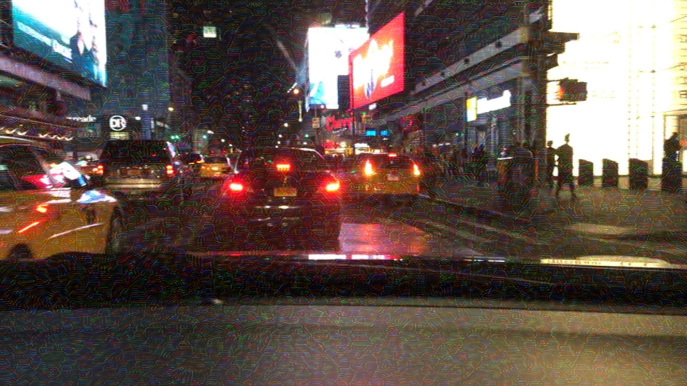
#> input picture perturbed_image_2_randomResize.jpg, 1373 x 772 px (shown at 1/2 size); its folder holds only this picture in this run
$ python -i gmc.py   (imports and definitions only)
#> lines starting #> are read from the running program, lines starting #| are printed output that depends on the picture
### local_yolos/yolov8/ultralytics/utils/__init__.py
# Ultralytics YOLO 🚀, AGPL-3.0 license

import contextlib
import inspect
import logging.config
import os
import platform
import re
import subprocess
import sys
import threading
import urllib
import uuid
from pathlib import Path
from types import SimpleNamespace
from typing import Union

import cv2
import matplotlib.pyplot as plt
import numpy as np
import torch
import yaml
from tqdm import tqdm as tqdm_original

from local_yolos.yolov8.ultralytics import __version__

# PyTorch Multi-GPU DDP Constants
RANK = int(os.getenv('RANK', -1))
LOCAL_RANK = int(os.getenv('LOCAL_RANK', -1))  # https://pytorch.org/docs/stable/elastic/run.html

# Other Constants
FILE = Path(__file__).resolve()
ROOT = FILE.parents[1]  # YOLO
ASSETS = ROOT / 'assets'  # default images
DEFAULT_CFG_PATH = ROOT / 'cfg/default.yaml'
NUM_THREADS = min(8, max(1, os.cpu_count() - 1))  # number of YOLOv5 multiprocessing threads
AUTOINSTALL = str(os.getenv('YOLO_AUTOINSTALL', True)).lower() == 'true'  # global auto-install mode
VERBOSE = str(os.getenv('YOLO_VERBOSE', True)).lower() == 'true'  # global verbose mode
TQDM_BAR_FORMAT = '{l_bar}{bar:10}{r_bar}' if VERBOSE else None  # tqdm bar format
LOGGING_NAME = 'ultralytics'
MACOS, LINUX, WINDOWS = (platform.system() == x for x in ['Darwin', 'Linux', 'Windows'])  # environment booleans
ARM64 = platform.machine() in ('arm64', 'aarch64')  # ARM64 booleans
HELP_MSG = \
    """
    Usage examples for running YOLOv8:

    1. Install the ultralytics package:

        pip install ultralytics

    2. Use the Python SDK:

        from ultralytics import YOLO

        # Load a model
        model = YOLO('yolov8n.yaml')  # build a new model from scratch
        model = YOLO("yolov8n.pt")  # load a pretrained model (recommended for training)

        # Use the model
        results = model.train(data="coco128.yaml", epochs=3)  # train the model
        results = model.val()  # evaluate model performance on the validation set
        results = model('https://ultralytics.com/images/bus.jpg')  # predict on an image
        success = model.export(format='onnx')  # export the model to ONNX format

    3. Use the command line interface (CLI):

        YOLOv8 'yolo' CLI commands use the following syntax:

            yolo TASK MODE ARGS

            Where   TASK (optional) is one of [detect, segment, classify]
                    MODE (required) is one of [train, val, predict, export]
                    ARGS (optional) are any number of custom 'arg=value' pairs like 'imgsz=320' that override defaults.
                        See all ARGS at https://docs.ultralytics.com/usage/cfg or with 'yolo cfg'

        - Train a detection model for 10 epochs with an initial learning_rate of 0.01
            yolo detect train data=coco128.yaml model=yolov8n.pt epochs=10 lr0=0.01

        - Predict a YouTube video using a pretrained segmentation model at image size 320:
            yolo segment predict model=yolov8n-seg.pt source='https://youtu.be/Zgi9g1ksQHc' imgsz=320

        - Val a pretrained detection model at batch-size 1 and image size 640:
            yolo detect val model=yolov8n.pt data=coco128.yaml batch=1 imgsz=640

        - Export a YOLOv8n classification model to ONNX format at image size 224 by 128 (no TASK required)
            yolo export model=yolov8n-cls.pt format=onnx imgsz=224,128

        - Run special commands:
            yolo help
            yolo checks
            yolo version
            yolo settings
            yolo copy-cfg
            yolo cfg

    Docs: https://docs.ultralytics.com
    Community: https://community.ultralytics.com
    GitHub: https://github.com/ultralytics/ultralytics
    """

# Settings
torch.set_printoptions(linewidth=320, precision=4, profile='default')
#> (this line was passed over: torch is not available in this run)
np.set_printoptions(linewidth=320, formatter={'float_kind': '{:11.5g}'.format})  # format short g, %precision=5
cv2.setNumThreads(0)  # prevent OpenCV from multithreading (incompatible with PyTorch DataLoader)
os.environ['NUMEXPR_MAX_THREADS'] = str(NUM_THREADS)  # NumExpr max threads
os.environ['CUBLAS_WORKSPACE_CONFIG'] = ':4096:8'  # for deterministic training
os.environ['TF_CPP_MIN_LOG_LEVEL'] = '2'  # suppress verbose TF compiler warnings in Colab


class TQDM(tqdm_original):
    """
    Custom Ultralytics tqdm class with different default arguments.

    Args:
        *args (list): Positional arguments passed to original tqdm.
        **kwargs (dict): Keyword arguments, with custom defaults applied.
    """

    # [5 lines left out: function __init__, not called in this run]


class SimpleClass:
    """
    Ultralytics SimpleClass is a base class providing helpful string representation, error reporting, and attribute
    access methods for easier debugging and usage.
    """

    # [13 lines left out: function __str__, not called in this run]

    def __repr__(self):
        """Return a machine-readable string representation of the object."""
        return self.__str__()

    # [4 lines left out: function __getattr__, not called in this run]


class IterableSimpleNamespace(SimpleNamespace):
    """
    Ultralytics IterableSimpleNamespace is an extension class of SimpleNamespace that adds iterable functionality and
    enables usage with dict() and for loops.
    """

    def __iter__(self):
        """Return an iterator of key-value pairs from the namespace's attributes."""
        return iter(vars(self).items())

    def __str__(self):
        """Return a human-readable string representation of the object."""
        return '\n'.join(f'{k}={v}' for k, v in vars(self).items())

    # [9 lines left out: function __getattr__, not called in this run]

    def get(self, key, default=None):
        """Return the value of the specified key if it exists; otherwise, return the default value."""
        return getattr(self, key, default)


# [37 lines left out: function plt_settings, not called in this run]


def set_logging(name=LOGGING_NAME, verbose=True):
    """Sets up logging for the given name."""
    rank = int(os.getenv('RANK', -1))  # rank in world for Multi-GPU trainings
    level = logging.INFO if verbose and rank in {-1, 0} else logging.ERROR
    logging.config.dictConfig({
        'version': 1,
        'disable_existing_loggers': False,
        'formatters': {
            name: {
                'format': '%(message)s'}},
        'handlers': {
            name: {
                'class': 'logging.StreamHandler',
                'formatter': name,
                'level': level}},
        'loggers': {
            name: {
                'level': level,
                'handlers': [name],
                'propagate': False}}})


def emojis(string=''):
    """Return platform-dependent emoji-safe version of string."""
    return string.encode().decode('ascii', 'ignore') if WINDOWS else string


class EmojiFilter(logging.Filter):
    """
    A custom logging filter class for removing emojis in log messages.

    This filter is particularly useful for ensuring compatibility with Windows terminals
    that may not support the display of emojis in log messages.
    """

    # [4 lines left out: function filter, not called in this run]


# Set logger
set_logging(LOGGING_NAME, verbose=VERBOSE)  # run before defining LOGGER
LOGGER = logging.getLogger(LOGGING_NAME)  # define globally (used in train.py, val.py, detect.py, etc.)
if WINDOWS:  # emoji-safe logging
    LOGGER.addFilter(EmojiFilter())


class ThreadingLocked:
    """
    A decorator class for ensuring thread-safe execution of a function or method.
    This class can be used as a decorator to make sure that if the decorated function
    is called from multiple threads, only one thread at a time will be able to execute the function.

    Attributes:
        lock (threading.Lock): A lock object used to manage access to the decorated function.

    Example:
        ```python
        from local_yolos.yolov8.ultralytics.utils import ThreadingLocked

        @ThreadingLocked()
        def my_function():
            # Your code here
            pass
        ```
    """

    def __init__(self):
        self.lock = threading.Lock()

    # [40 lines left out: functions __call__, yaml_save, not called in this run]


def yaml_load(file='data.yaml', append_filename=False):
    """
    Load YAML data from a file.

    Args:
        file (str, optional): File name. Default is 'data.yaml'.
        append_filename (bool): Add the YAML filename to the YAML dictionary. Default is False.

    Returns:
        (dict): YAML data and file name.
    """
#> further down, picture is the input picture: shape (772, 1373, 3); mean B, G, R 74.6, 81.8, 97.7
    assert Path(file).suffix in ('.yaml', '.yml'), f'Attempting to load non-YAML file {file} with yaml_load()'
    with open(file, errors='ignore', encoding='utf-8') as f:
        s = f.read()  # string

        # Remove special characters
        if not s.isprintable():
            s = re.sub(r'[^\x09\x0A\x0D\x20-\x7E\x85\xA0-\uD7FF\uE000-\uFFFD\U00010000-\U0010ffff]+', '', s)

        # Add YAML filename to dict and return
        data = yaml.safe_load(s) or {}  # always return a dict (yaml.safe_load() may return None for empty files)
        if append_filename:
            data['yaml_file'] = str(file)
        return data


# [13 lines left out: function yaml_print, not called in this run]


# Default configuration
DEFAULT_CFG_DICT = yaml_load(DEFAULT_CFG_PATH)
for k, v in DEFAULT_CFG_DICT.items():
    if isinstance(v, str) and v.lower() == 'none':
        DEFAULT_CFG_DICT[k] = None
DEFAULT_CFG_KEYS = DEFAULT_CFG_DICT.keys()
DEFAULT_CFG = IterableSimpleNamespace(**DEFAULT_CFG_DICT)


# [81 lines left out: functions is_ubuntu, is_colab, is_kaggle, is_jupyter, is_docker, is_online, not called in this run]


ONLINE = is_online()


# [158 lines left out: functions is_pip_package, is_dir_writeable, is_pytest_running, is_github_actions_ci, is_git_dir, get_git_dir and 5 more, not called in this run]


USER_CONFIG_DIR = Path(os.getenv('YOLO_CONFIG_DIR') or get_user_config_dir())  # Ultralytics settings dir
SETTINGS_YAML = USER_CONFIG_DIR / 'settings.yaml'


# [24 lines left out: function colorstr, not called in this run]


class TryExcept(contextlib.ContextDecorator):
    """YOLOv8 TryExcept class. Usage: @TryExcept() decorator or 'with TryExcept():' context manager."""

    # [4 lines left out: function __init__, not called in this run]

    def __enter__(self):
        """Executes when entering TryExcept context, initializes instance."""
        pass

    # [91 lines left out: functions __exit__, threaded, set_sentry, not called in this run]


class SettingsManager(dict):
    """
    Manages Ultralytics settings stored in a YAML file.

    Args:
        file (str | Path): Path to the Ultralytics settings YAML file. Default is USER_CONFIG_DIR / 'settings.yaml'.
        version (str): Settings version. In case of local version mismatch, new default settings will be saved.
    """

    # [48 lines left out: function __init__, not called in this run]

    def load(self):
        """Loads settings from the YAML file."""
        super().update(yaml_load(self.file))

    def save(self):
        """Saves the current settings to the YAML file."""
        yaml_save(self.file, dict(self))

    # [24 lines left out: functions update, reset, deprecation_warn, clean_url, not called in this run]


def url2file(url):
    """Convert URL to filename, i.e. https://url.com/file.txt?auth -> file.txt."""
    return Path(clean_url(url)).name


# Run below code on utils init ------------------------------------------------------------------------------------

# Check first-install steps
PREFIX = colorstr('Ultralytics: ')
SETTINGS = SettingsManager()  # initialize settings
DATASETS_DIR = Path(SETTINGS['datasets_dir'])  # global datasets directory
ENVIRONMENT = 'Colab' if is_colab() else 'Kaggle' if is_kaggle() else 'Jupyter' if is_jupyter() else \
    'Docker' if is_docker() else platform.system()
TESTS_RUNNING = is_pytest_running() or is_github_actions_ci()
set_sentry()

# Apply monkey patches
from .patches import imread, imshow, imwrite, torch_save

torch.save = torch_save
if WINDOWS:
    # Apply cv2 patches for non-ASCII and non-UTF characters in image paths
    cv2.imread, cv2.imwrite, cv2.imshow = imread, imwrite, imshow

### local_yolos/yolov8/ultralytics/trackers/utils/gmc.py
# Ultralytics YOLO 🚀, AGPL-3.0 license

import copy

import cv2
import numpy as np

from local_yolos.yolov8.ultralytics.utils import LOGGER


class GMC:

    def __init__(self, method='sparseOptFlow', downscale=2):
        """Initialize a video tracker with specified parameters."""
        super().__init__()

        self.method = method
        self.downscale = max(1, int(downscale))

        if self.method == 'orb':
            self.detector = cv2.FastFeatureDetector_create(20)
            self.extractor = cv2.ORB_create()
            self.matcher = cv2.BFMatcher(cv2.NORM_HAMMING)

        elif self.method == 'sift':
            self.detector = cv2.SIFT_create(nOctaveLayers=3, contrastThreshold=0.02, edgeThreshold=20)
            self.extractor = cv2.SIFT_create(nOctaveLayers=3, contrastThreshold=0.02, edgeThreshold=20)
            self.matcher = cv2.BFMatcher(cv2.NORM_L2)

        elif self.method == 'ecc':
            number_of_iterations = 5000
            termination_eps = 1e-6
            self.warp_mode = cv2.MOTION_EUCLIDEAN
            self.criteria = (cv2.TERM_CRITERIA_EPS | cv2.TERM_CRITERIA_COUNT, number_of_iterations, termination_eps)

        elif self.method == 'sparseOptFlow':
            self.feature_params = dict(maxCorners=1000,
                                       qualityLevel=0.01,
                                       minDistance=1,
                                       blockSize=3,
                                       useHarrisDetector=False,
                                       k=0.04)

        elif self.method in ['none', 'None', None]:
            self.method = None
        else:
            raise ValueError(f'Error: Unknown GMC method:{method}')

        self.prevFrame = None
        self.prevKeyPoints = None
        self.prevDescriptors = None

        self.initializedFirstFrame = False

    def apply(self, raw_frame, detections=None):
        """Apply object detection on a raw frame using specified method."""
        if self.method in ['orb', 'sift']:
            return self.applyFeatures(raw_frame, detections)
        elif self.method == 'ecc':
            return self.applyEcc(raw_frame, detections)
        elif self.method == 'sparseOptFlow':
            return self.applySparseOptFlow(raw_frame, detections)
        else:
            return np.eye(2, 3)

    # [157 lines left out: functions applyEcc, applyFeatures, not called in this run]

    def applySparseOptFlow(self, raw_frame, detections=None):
        """Initialize."""
        height, width, _ = raw_frame.shape
#> height = 772; width = 1373
        frame = cv2.cvtColor(raw_frame, cv2.COLOR_BGR2GRAY)
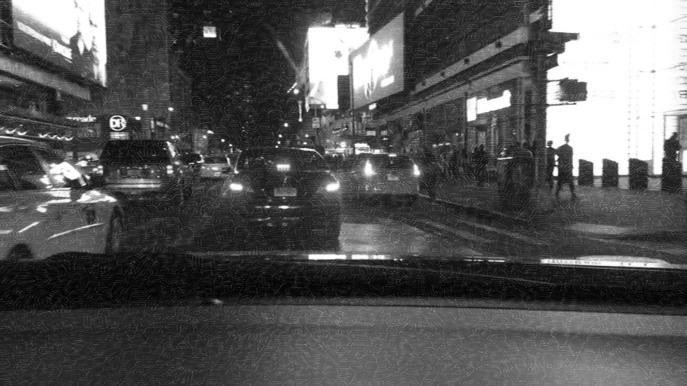
#> frame: shape (772, 1373) (shown at 1/2 size); min 0, max 255, mean 85.7
        H = np.eye(2, 3)

        # Downscale image
        if self.downscale > 1.0:
            # frame = cv2.GaussianBlur(frame, (3, 3), 1.5)
            frame = cv2.resize(frame, (width // self.downscale, height // self.downscale))
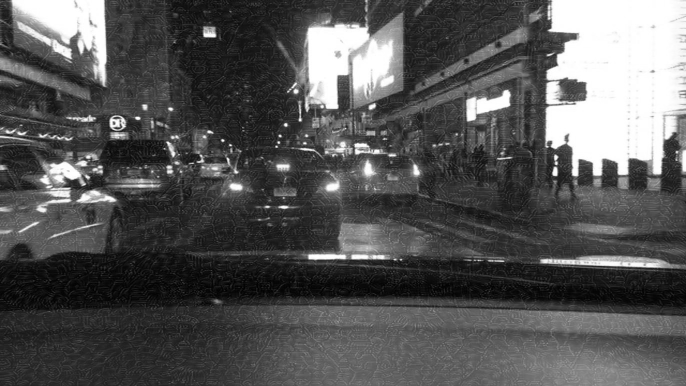
#> frame: shape (386, 686); min 1, max 255, mean 85.7

        # Find the keypoints
        keypoints = cv2.goodFeaturesToTrack(frame, mask=None, **self.feature_params)
#> keypoints = 1000 rows, first 8: [278, 142], [222, 140], [300, 120], [285, 124], [279, 135], [139, 118], [276, 146], [555, 155]

        # Handle first frame
        if not self.initializedFirstFrame:
            # Initialize data
            self.prevFrame = frame.copy()
            self.prevKeyPoints = copy.copy(keypoints)
#> self.prevKeyPoints has the same summary as keypoints

            # Initialization done
            self.initializedFirstFrame = True

            return H

        # Find correspondences
        matchedKeypoints, status, err = cv2.calcOpticalFlowPyrLK(self.prevFrame, frame, self.prevKeyPoints, None)

        # Leave good correspondences only
        prevPoints = []
        currPoints = []

        for i in range(len(status)):
            if status[i]:
                prevPoints.append(self.prevKeyPoints[i])
                currPoints.append(matchedKeypoints[i])

        prevPoints = np.array(prevPoints)
        currPoints = np.array(currPoints)

        # Find rigid matrix
        if (np.size(prevPoints, 0) > 4) and (np.size(prevPoints, 0) == np.size(prevPoints, 0)):
            H, inliers = cv2.estimateAffinePartial2D(prevPoints, currPoints, cv2.RANSAC)

            # Handle downscale
            if self.downscale > 1.0:
                H[0, 2] *= self.downscale
                H[1, 2] *= self.downscale
        else:
            LOGGER.warning('WARNING: not enough matching points')

        # Store to next iteration
        self.prevFrame = frame.copy()
        self.prevKeyPoints = copy.copy(keypoints)

        return H

>>> import cv2
>>> picture = cv2.imread('../../../../../perturbed_image_2_randomResize.jpg')
>>> result = GMC().apply(picture)
#> result = [[1, 0, 0], [0, 1, 0]]
